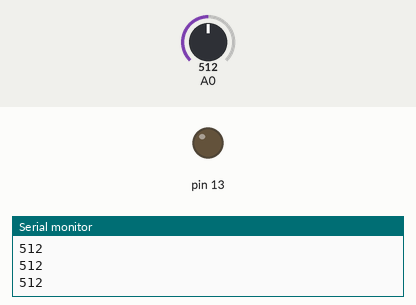
A sketch run on a simulated Arduino Uno, built with avr-gcc and run on an emulated ATmega328P. Parts: output pins drawn as LEDs (lit = HIGH), the last lines printed to the serial monitor. The inputs (shaded band) are chosen by the test bench; at power-on: A0 = 512.

Above: at 1.2 s.
1.3 s: A0 set to 591
2.8 s: A0 set to 612
At 4.0 s:
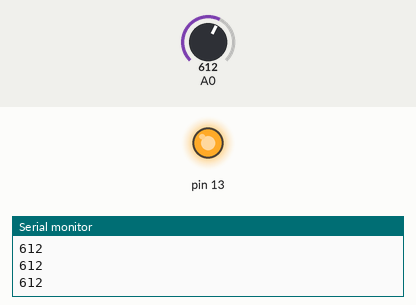
4.3 s: A0 set to 590
At 5.1 s:
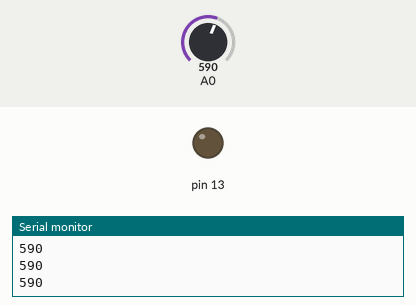
5.8 s: A0 set to 610
At 6.3 s:
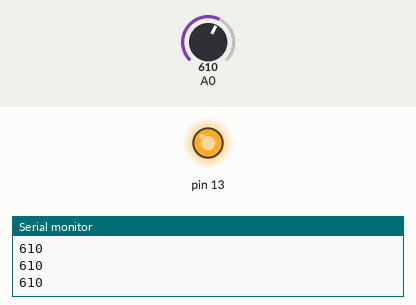
Timing chart, 0 to 8.3 s (numbered marks = the images above; inputs shaded):
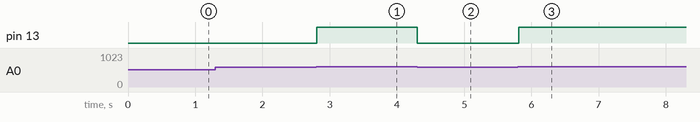

The sketch:

sensor1.ino
```cpp
// C++ code
//
void setup()
{
  pinMode(13, OUTPUT);
  Serial.begin(9600);
}

void loop()
{ int readValue = analogRead(A0);
 Serial.println(readValue);
 if(readValue > 600){
   digitalWrite(13,HIGH);
 }else{
   digitalWrite(13,LOW);
 }
}
```

Measured:
- the behaviour switches between 600 and 601 on A0 (found by bisection; images 0 and 1)
- after the input at 2.8 s, pin 13: LOW → HIGH at once
- after the input at 4.3 s, pin 13: HIGH → LOW at once
- after the input at 5.8 s, pin 13: LOW → HIGH at once
